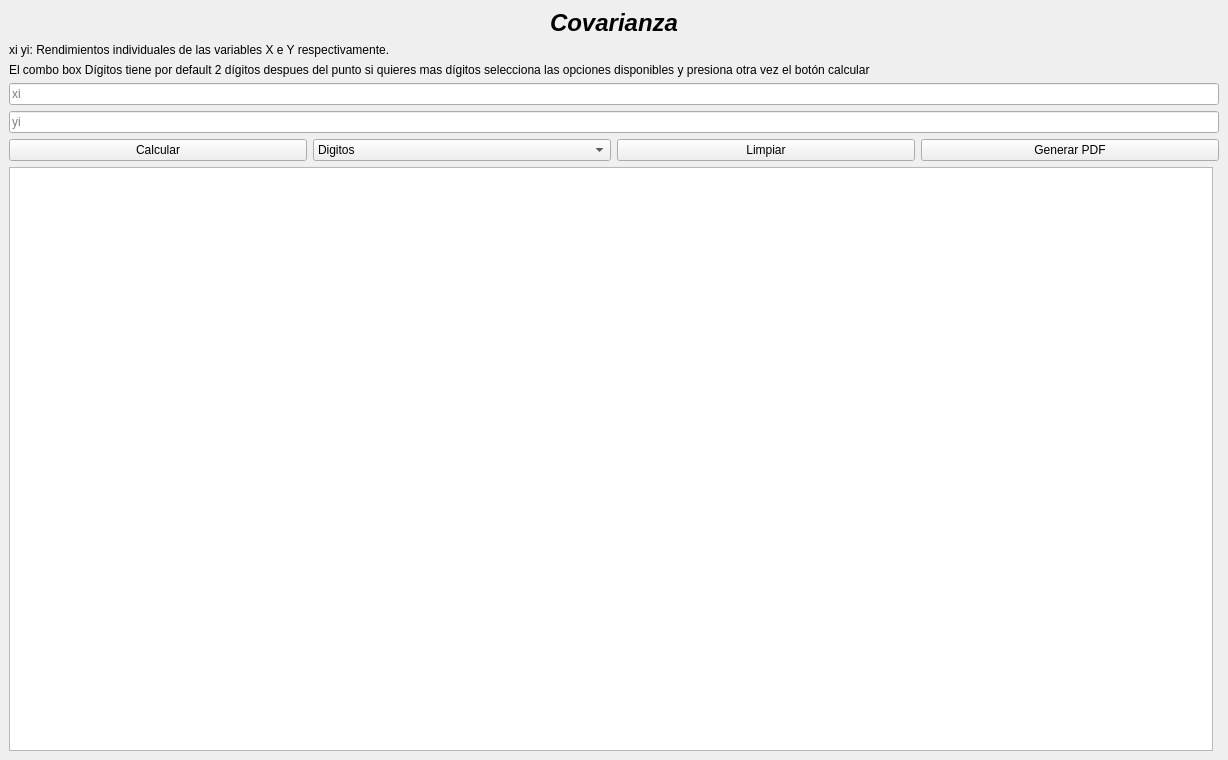
<?xml version="1.0" encoding="UTF-8"?>
<ui version="4.0">
 <class>MainWindow</class>
 <widget class="QMainWindow" name="MainWindow">
  <property name="windowModality">
   <enum>Qt::WindowModal</enum>
  </property>
  <property name="geometry">
   <rect>
    <x>0</x>
    <y>0</y>
    <width>1228</width>
    <height>760</height>
   </rect>
  </property>
  <property name="windowTitle">
   <string>Covarianza</string>
  </property>
  <property name="styleSheet">
   <string notr="true">font: 16pt &quot;Segoe UI&quot;;

width: 70%;</string>
  </property>
  <widget class="QWidget" name="centralwidget">
   <layout class="QVBoxLayout" name="verticalLayout">
    <item>
     <widget class="QLabel" name="label_title">
      <property name="font">
       <font>
        <family>Segoe UI</family>
        <pointsize>18</pointsize>
        <italic>true</italic>
        <bold>true</bold>
       </font>
      </property>
      <property name="styleSheet">
       <string notr="true">font: 700 italic 18pt &quot;Segoe UI&quot;;</string>
      </property>
      <property name="text">
       <string>Covarianza</string>
      </property>
      <property name="alignment">
       <set>Qt::AlignCenter</set>
      </property>
     </widget>
    </item>
    <item>
     <widget class="QLabel" name="label_2">
      <property name="text">
       <string>xi yi: Rendimientos individuales de las variables X e Y respectivamente.</string>
      </property>
     </widget>
    </item>
    <item>
     <widget class="QLabel" name="label_7">
      <property name="styleSheet">
       <string notr="true">font: 9pt &quot;Segoe UI&quot;;</string>
      </property>
      <property name="text">
       <string>El combo box Dígitos tiene por default 2 dígitos despues del punto si quieres mas dígitos selecciona las opciones disponibles y presiona otra vez el botón calcular</string>
      </property>
     </widget>
    </item>
    <item>
     <widget class="QLineEdit" name="txt_xi">
      <property name="placeholderText">
       <string>xi</string>
      </property>
     </widget>
    </item>
     <item>
     <widget class="QLineEdit" name="txt_yi">
      <property name="placeholderText">
       <string>yi</string>
      </property>
     </widget>
    </item>
    <item>
     <layout class="QHBoxLayout" name="horizontalLayout_2">
      <item>
       <widget class="QPushButton" name="btn_calcular">
        <property name="text">
         <string>Calcular</string>
        </property>
       </widget>
      </item>
      <item>
       <widget class="QComboBox" name="cb_digitos">
        <item>
         <property name="text">
          <string>Digitos</string>
         </property>
        </item>
        <item>
         <property name="text">
          <string>3</string>
         </property>
        </item>
        <item>
         <property name="text">
          <string>4</string>
         </property>
        </item>
        <item>
         <property name="text">
          <string>5</string>
         </property>
        </item>
        <item>
         <property name="text">
          <string>Todos</string>
         </property>
        </item>
       </widget>
      </item>
      <item>
       <widget class="QPushButton" name="btn_limpiar">
        <property name="text">
         <string>Limpiar</string>
        </property>
       </widget>
      </item>
      <item>
       <widget class="QPushButton" name="btn_generar_pdf">
        <property name="text">
         <string>Generar PDF</string>
        </property>
       </widget>
      </item>
     </layout>
    </item>
    <item>
     <layout class="QHBoxLayout" name="horizontalLayout">
      <item>
       <widget class="QTextBrowser" name="tb_resultado"/>
      </item>
      <item>
       <layout class="QVBoxLayout" name="verticalLayout_2">
        <item>
         <widget class="QWidget" name="widgetGrafico" native="true"/>
        </item>
       </layout>
      </item>
     </layout>
    </item>
   </layout>
  </widget>
 </widget>
 <resources/>
 <connections/>
</ui>
